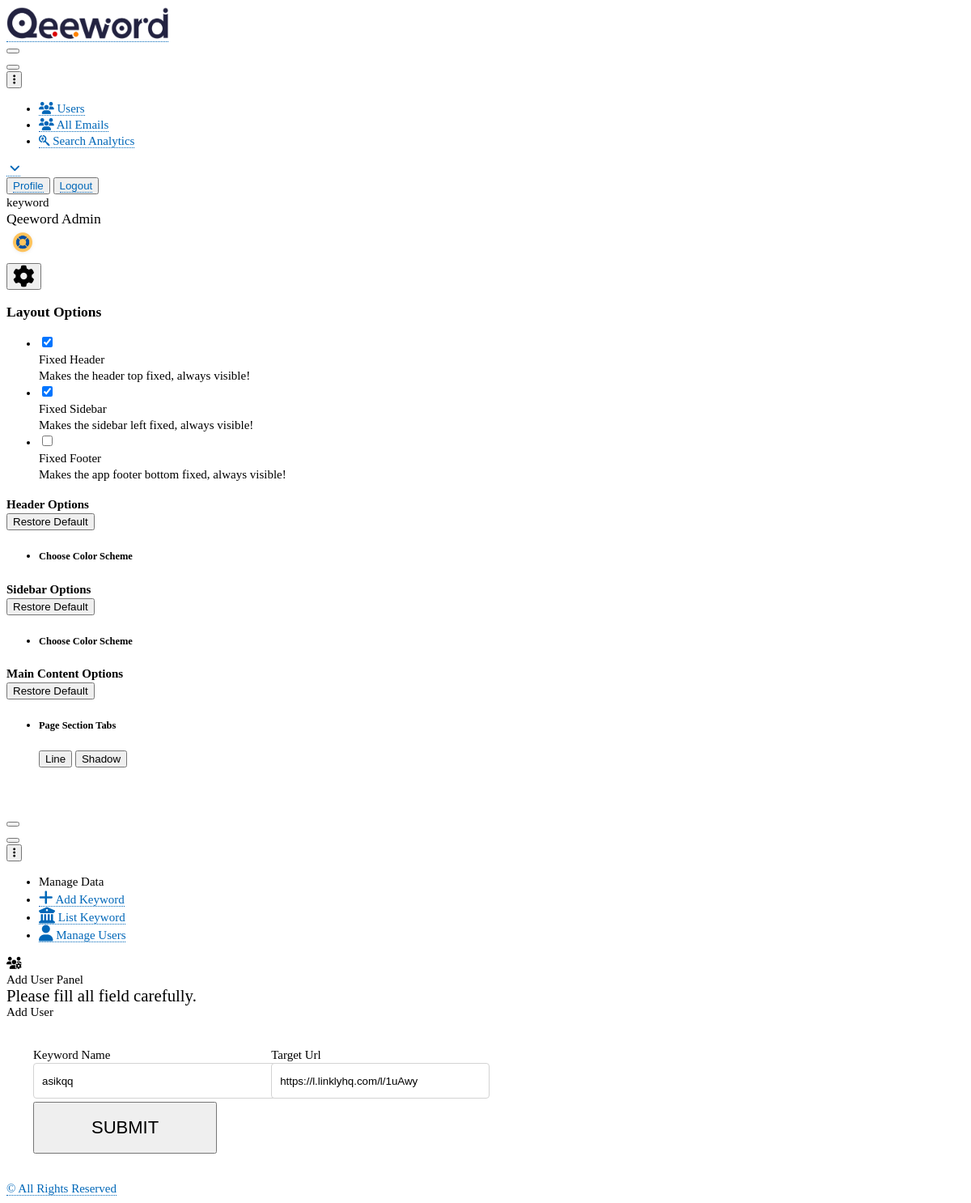
Screenshot of /panel.qeeword.com/admin/assets/edit_keyword.php?id=122 (signed in) with the database file from the repository.
### tables this page shows
CREATE TABLE `user_table` (
  `id` int(50) NOT NULL,
  `first_name` text NOT NULL,
  `last_name` text NOT NULL,
  `username` varchar(120) NOT NULL,
  `user_email` varchar(255) NOT NULL,
  `password` varchar(50) NOT NULL,
  `user_role` varchar(50) NOT NULL,
  `photo` varbinary(250) NOT NULL,
  `status` varchar(255) NOT NULL,
  `time` timestamp(6) NOT NULL DEFAULT current_timestamp(6) ON UPDATE current_timestamp(6),
  `reset_token` varchar(255) NOT NULL,
  `reset_expiration` datetime(6) DEFAULT NULL
);

CREATE TABLE `keywords` (
  `id` int(255) NOT NULL,
  `keyword_name` text NOT NULL,
  `keyword_url` varchar(255) NOT NULL,
  `date` date DEFAULT NULL
);

### panel.qeeword.com/admin/assets/edit_keyword.php (the view, shortened to what the rows shown need)
<?php include 'session.php'; ?>
<!doctype html>
<html lang="en">
<head>
    <link href="https://demo.dashboardpack.com/architectui-html-free/main.css" rel="stylesheet">
    <link rel="stylesheet" href="https://cdnjs.cloudflare.com/ajax/libs/font-awesome/6.2.0/css/all.min.css" />
    <link href="../css/style2.css" rel="stylesheet"/>
</head>
<body>
    <div class="app-container app-theme-white body-tabs-shadow fixed-sidebar fixed-header">
        <div class="app-header header-shadow">
                <div class="app-header__content">
                <div class="app-header-right">
                    <div class="header-btn-lg pr-0">
                        <div class="widget-content p-0">
                            <div class="widget-content-wrapper">
                                <div class="widget-content-left  ml-3 header-user-info">
                                    <div class="widget-heading">
                                    <?php echo $login_session; ?>
                                    </div>
                                    <div class="widget-subheading">
                                        Qeeword <?php echo ucfirst($login_role); ?>
                                    </div>
                                </div>
                                <div class="widget-content-right header-user-info ml-3">
                                <span class="prfil-img"><img width="40" height="40" src="img/uploads/user_photo/<?php echo $user_photo; ?>" alt=""> </span>
                                </div>
                            </div>
                        </div>
                    </div>
                </div>
            </div>
        </div>
            <div class="app-main">
                <div class="app-main__outer">
                    <div class="app-main__inner">
                        <div class="row user-form">
                            <div class="col-md-12">
                                <div class="main-card mb-3 card">
                                    <div class="table-responsive">
                                        <form action="key-edit-op.php" method="post">
                                            <?php
                                            if (isset($_GET['id'])) {
                                                $id = $_GET['id'];
                                            }
                                            $select_keyword = "SELECT * FROM keywords WHERE id = $id";
                                            $keyword_data = mysqli_query($connect, $select_keyword);
                                            $count = mysqli_num_rows($keyword_data);
                                            if ($count > 0) {
                                                while ($data = mysqli_fetch_assoc($keyword_data)) {
                                            ?>
                                            <table class="table">
                                                <tbody>
                                                    <tr>
                                                        <td>
                                                            <label for="Keyword Name">Keyword Name</label>
                                                            <input type="text" name="keyword_name" class="add-user" value="<?php echo $data['keyword_name']; ?>"/>
                                                        </td>
                                                        <td>
                                                            <label for="Keyword Url">Target Url</label>
                                                            <input type="text" name="k_url" class="add-user" value="<?php echo $data['keyword_url']; ?>"/>
                                                        </td>
                                                    </tr>
                                                    <tr>
                                                        <td>
                                                            <button type="submit" class="btn btn-warning add-user-submit">Submit</button>
                                                        </td>
                                                    </tr>
                                                </tbody>
                                            </table>
                                            <?php }}?>
                                        </form>
                                    </div>
                                </div>
                            </div>
                        </div>
                    </div>
                </div>
        </div>
    </div>
<script type="text/javascript" src="https://demo.dashboardpack.com/architectui-html-free/assets/scripts/main.js"></script></body>
</html>

### rows the page displays
user_table: username "keyword", user_role "Admin", photo (picture)
keywords: keyword_name "asikqq", k_url "https://l.linklyhq.com/l/1uAwy"
